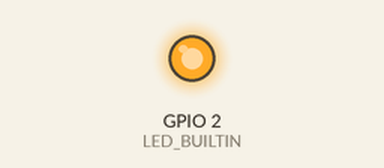
Bench run of a sketch on a simulated ESP32. On the bench: output pins drawn as LEDs (lit = HIGH). WiFi joins after 1.5 s; servers stay silent unless stated; uploads are accepted with an empty reply; random numbers use the default seed unless the sketch sets one; what the sketch prints to the serial monitor is not drawn.

Above: at 8.3 s.
At 15.46 s:
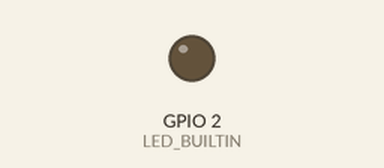
Timing chart, 0 to 21.0 s (numbered marks = the images above):
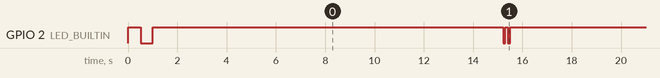

Measured:
- by itself, GPIO 2 (LED_BUILTIN): repeats every 14.5 s: HIGH 14.2 s, LOW 0.10 s, HIGH 0.10 s, LOW 0.10 s

The sketch:

esp32_demo_client.ino
```cpp
#include <WiFi.h>
#include <HTTPClient.h>

#ifndef LED_BUILTIN
  // Fallback to pin 2 if the board package doesn't define the built-in LED
  #define LED_BUILTIN 2
#endif

// Helper function to blink the LED to show activity
void blinkLED(int times, int delayMs) {
  for(int i=0; i<times; i++) {
    digitalWrite(LED_BUILTIN, LOW);
    delay(delayMs);
    digitalWrite(LED_BUILTIN, HIGH);
    if (i < times - 1) delay(delayMs);
  }
}

// ==============================================================================
// CONFIGURATION
// ==============================================================================
const char* ssid = "Andy's edge 50 pro";           // Replace with your Network SSID
const char* password = "Jahanavee";   // Replace with your Network Password

// Your GCP instance external IP (port 5000)
// e.g., "http://34.47.182.133:5000/api/process"
const char* serverName = "http://34.47.182.133:5000/api/process";

// How often to send data (in milliseconds)
const int postInterval = 15000;
unsigned long previousMillis = 0;

// Variables simulating sensor readings
int hr = 72;
int spo2 = 98;
float temp = 36.6;
int sys = 120;
int dia = 80;

void setup() {
  Serial.begin(115200);
  delay(10);

  // Initialize LED indicator
  pinMode(LED_BUILTIN, OUTPUT);
  digitalWrite(LED_BUILTIN, LOW); // Start with light off

  // Connect to Wi-Fi
  Serial.println("\n----------------------------------");
  Serial.print("Connecting to ");
  Serial.println(ssid);

  WiFi.begin(ssid, password);

  bool ledState = false;
  while (WiFi.status() != WL_CONNECTED) {
    ledState = !ledState;
    digitalWrite(LED_BUILTIN, ledState); // Blink while connecting
    delay(500);
    Serial.print(".");
  }

  digitalWrite(LED_BUILTIN, HIGH); // Solid ON when successfully connected

  Serial.println("");
  Serial.println("WiFi connected.");
  Serial.println("IP address: ");
  Serial.println(WiFi.localIP());
}

void loop() {
  unsigned long currentMillis = millis();

  // Send a POST request every 'postInterval' milliseconds
  if (currentMillis - previousMillis >= postInterval) {
    previousMillis = currentMillis;

    // Simulate small fluctuations in vitals
    hr = 70 + random(-5, +15);
    spo2 = 95 + random(0, 5);
    temp = 36.5 + (random(-5, 10) / 10.0);

    if (WiFi.status() == WL_CONNECTED) {
      HTTPClient http;

      // Begin connection
      http.begin(serverName);

      // Specify content-type header
      http.addHeader("Content-Type", "application/json");

      // Construct JSON payload
      // In production, use the Arduino_JSON library. We use String building here for simplicity.
      String payload = "{";
      payload += "\"device_id\": \"ESP32-HARDWARE-01\",";
      payload += "\"sensor_data\": {";
      payload += "\"heart_rate\": " + String(hr) + ",";
      payload += "\"spo2\": " + String(spo2) + ",";
      payload += "\"temperature\": " + String(temp, 1) + ",";
      payload += "\"systolic_bp\": " + String(sys) + ",";
      payload += "\"diastolic_bp\": " + String(dia);
      payload += "}";
      payload += "}";

      Serial.println("\n>>> Sending POST Data to GCP: " + String(serverName));
      Serial.println(payload);

      // Send the POST request
      long startTime = millis();
      int httpResponseCode = http.POST(payload);
      long stopTime = millis();

      // Handle response
      if (httpResponseCode > 0) {
        Serial.print("<<< HTTP Response code: ");
        Serial.println(httpResponseCode);

        String response = http.getString();
        Serial.println("<<< Payload Received:");
        Serial.println(response);
        Serial.print("Latency: ");
        Serial.print(stopTime - startTime);
        Serial.println(" ms");

        // Success: 2 quick blinks to indicate data sent and response received
        blinkLED(2, 100);
      } else {
        Serial.print("<<< Error on sending POST: ");
        Serial.println(httpResponseCode);
        Serial.println(http.errorToString(httpResponseCode).c_str());

        // Error: 5 slow blinks to indicate failure
        blinkLED(5, 300);
      }

      // Free resources
      http.end();
    } else {
      Serial.println("Error in WiFi connection");
    }
  }
}
```
